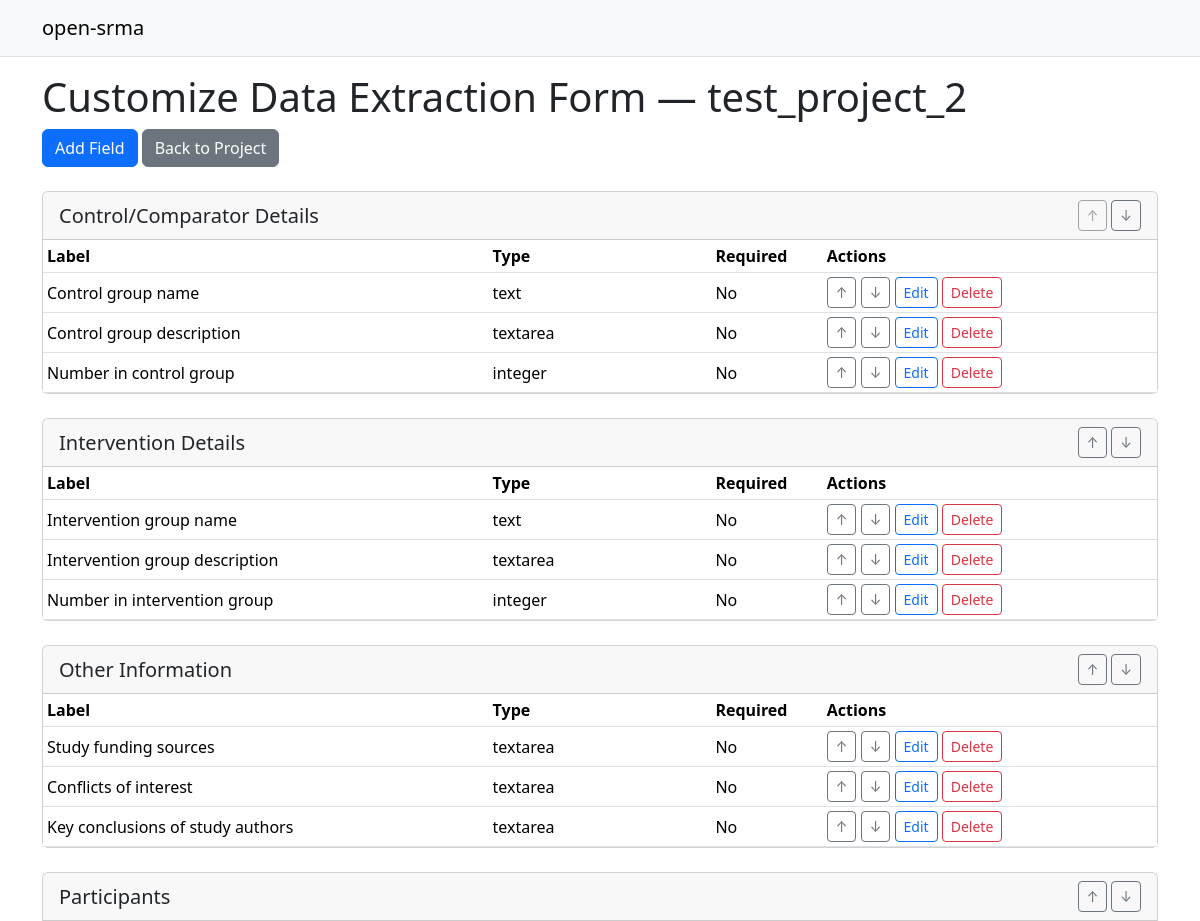
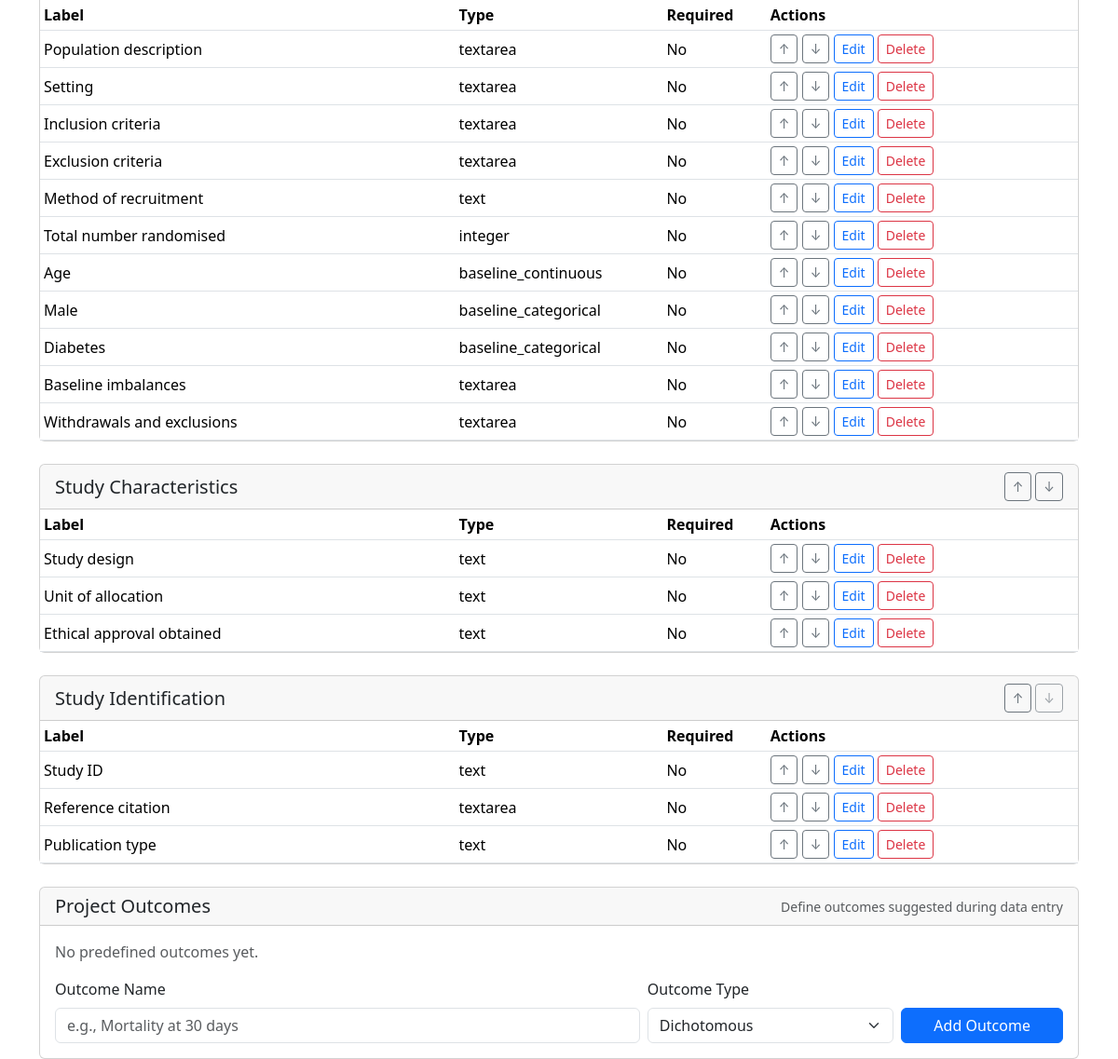
The app's page /project/2/form_fields with its own data (2 pictures, top to bottom).
### app/models.py (models this page shows, shortened)
class Project(db.Model):
    id = db.Column(db.Integer, primary_key=True)
    name = db.Column(db.String(100), nullable=False)
    description = db.Column(db.Text, nullable=True)
    studies = db.relationship('Study', backref='project', lazy='dynamic')
    outcomes = db.relationship(
        'ProjectOutcome',
        backref='project',
        lazy='dynamic',
        cascade="all, delete-orphan",
    )

class CustomFormField(db.Model):
    id = db.Column(db.Integer, primary_key=True)
    project_id = db.Column(db.Integer, db.ForeignKey('project.id'), nullable=False)
    section = db.Column(db.String(100), nullable=False)
    section_order = db.Column(db.Integer, nullable=True)  # preserves original section order
    label = db.Column(db.String(200), nullable=False)
    field_type = db.Column(db.String(50), nullable=False)
    required = db.Column(db.Boolean, default=False, nullable=False)
    sort_order = db.Column(db.Integer, nullable=True)
    help_text = db.Column(db.Text, nullable=True)
    project = db.relationship('Project', backref=db.backref('form_fields', lazy='dynamic', cascade="all, delete-orphan"))

### app/routes.py (the view)
@app.route('/project/<int:project_id>/form_fields')
def list_form_fields(project_id):
    project = Project.query.get_or_404(project_id)
    fields = (
        CustomFormField.query
        .filter_by(project_id=project.id)
        .order_by(
            db.func.coalesce(CustomFormField.section_order, 999999).asc(),
            CustomFormField.section.asc(),
            db.func.coalesce(CustomFormField.sort_order, CustomFormField.id).asc(),
            CustomFormField.id.asc(),
        )
        .all()
    )
    grouped_fields = []
    cur_section = None
    for f in fields:
        if not grouped_fields or grouped_fields[-1]['name'] != f.section:
            grouped_fields.append({'name': f.section, 'fields': []})
        grouped_fields[-1]['fields'].append(f)
    outcomes = project.outcomes.order_by(ProjectOutcome.name.asc()).all()
    outcome_form = OutcomeForm()
    return render_template('form_fields.html', project=project, grouped_fields=grouped_fields, outcomes=outcomes, outcome_form=outcome_form)

### app/forms.py
class OutcomeForm(FlaskForm):
    name = StringField('Outcome Name', validators=[DataRequired()])
    outcome_type = SelectField(
        'Outcome Type',
        choices=[('dichotomous', 'Dichotomous'), ('continuous', 'Continuous')],
        validators=[DataRequired()],
    )
    submit = SubmitField('Add Outcome')

### app/templates/form_fields.html (shortened to what this page needs)
{% extends "base.html" %}
{% block content %}
  <h1>Customize Data Extraction Form — {{ project.name }}</h1>
  <div class="mb-3">
    <a class="btn btn-primary" href="{{ url_for('add_form_field', project_id=project.id) }}">Add Field</a>
    <a class="btn btn-secondary" href="{{ url_for('project_detail', project_id=project.id) }}">Back to Project</a>
  </div>
  {% if grouped_fields %}
    {% for sec in grouped_fields %}
      <div class="card mt-4">
        <div class="card-header d-flex justify-content-between align-items-center">
          <h4 class="mb-0 h5">{{ sec.name }}</h4>
          <div class="d-flex align-items-center gap-1">
            <form method="POST" action="{{ url_for('move_form_section_up', project_id=project.id, section=sec.name) }}" style="display:inline">
              <button class="btn btn-sm btn-outline-secondary" type="submit" title="Move Section Up" {% if loop.first %}disabled{% endif %}>↑</button>
            </form>
            <form method="POST" action="{{ url_for('move_form_section_down', project_id=project.id, section=sec.name) }}" style="display:inline">
              <button class="btn btn-sm btn-outline-secondary" type="submit" title="Move Section Down" {% if loop.last %}disabled{% endif %}>↓</button>
            </form>
          </div>
        </div>
        <div class="card-body p-0">
          <table class="table table-sm align-middle mb-0">
            <thead>
              <tr>
                <th style="width: 40%">Label</th>
                <th style="width: 20%">Type</th>
                <th style="width: 10%">Required</th>
                <th style="width: 30%">Actions</th>
              </tr>
            </thead>
            <tbody>
              {% for f in sec.fields %}
              <tr>
                <td>{{ f.label }}</td>
                <td>{{ f.field_type }}</td>
                <td>{{ 'Yes' if f.required else 'No' }}</td>
                <td>
                  <form method="POST" action="{{ url_for('move_form_field_up', project_id=project.id, field_id=f.id) }}" style="display:inline">
                    <button class="btn btn-sm btn-outline-secondary" type="submit" title="Move Up">↑</button>
                  </form>
                  <form method="POST" action="{{ url_for('move_form_field_down', project_id=project.id, field_id=f.id) }}" style="display:inline">
                    <button class="btn btn-sm btn-outline-secondary" type="submit" title="Move Down">↓</button>
                  </form>
                  <a class="btn btn-sm btn-outline-primary" href="{{ url_for('edit_form_field', project_id=project.id, field_id=f.id) }}">Edit</a>
                  <button class="btn btn-sm btn-outline-danger" type="button" data-bs-toggle="modal" data-bs-target="#confirmDeleteModal" data-delete-url="{{ url_for('delete_form_field', project_id=project.id, field_id=f.id) }}">Delete</button>
                </td>
              </tr>
              {% endfor %}
            </tbody>
          </table>
        </div>
      </div>
    {% endfor %}
  {% else %}
    <p>No fields yet. Use "Add Field" to create your form.</p>
  {% endif %}
  <div class="card mt-4">
    <div class="card-header d-flex justify-content-between align-items-center">
      <h4 class="mb-0 h5">Project Outcomes</h4>
      <span class="text-muted small">Define outcomes suggested during data entry</span>
    </div>
    <div class="card-body">
      {% if outcomes and outcomes|length > 0 %}
        <ul class="list-group mb-3">
          {% for o in outcomes|sort(attribute='name') %}
            <li class="list-group-item d-flex justify-content-between align-items-center">
              <div>
                <span class="fw-semibold">{{ o.name }}</span>
                <span class="badge text-bg-light ms-2">{{ o.outcome_type }}</span>
              </div>
              <form method="POST" action="{{ url_for('delete_project_outcome', project_id=project.id, outcome_id=o.id) }}">
                <input type="hidden" name="csrf_token" value="{{ csrf_token() }}">
                <button type="submit" class="btn btn-sm btn-outline-danger">Delete</button>
              </form>
            </li>
          {% endfor %}
        </ul>
      {% else %}
        <div class="text-muted mb-3">No predefined outcomes yet.</div>
      {% endif %}
      <form method="POST" action="{{ url_for('add_project_outcome', project_id=project.id) }}" class="row g-2 align-items-end">
        <div class="col-12 col-md-7">
          {{ outcome_form.name.label(class="form-label") }}
          {{ outcome_form.name(class="form-control", placeholder="e.g., Mortality at 30 days") }}
        </div>
        <div class="col-12 col-md-3">
          {{ outcome_form.outcome_type.label(class="form-label") }}
          {{ outcome_form.outcome_type(class="form-select") }}
        </div>
        <div class="col-12 col-md-2">
          {{ outcome_form.submit(class="btn btn-primary w-100") }}
        </div>
      </form>
    </div>
  </div>
{% endblock %}

### records on screen
Project: name "test_project_2"
CustomFormField: name "Control/Comparator Details", label "Control group name", field_type "text", required "No"
CustomFormField: label "Control group description", field_type "textarea", required "No"
CustomFormField: label "Number in control group", field_type "integer", required "No"
CustomFormField: name "Intervention Details", label "Intervention group name", field_type "text", required "No"
CustomFormField: label "Intervention group description", field_type "textarea", required "No"
CustomFormField: label "Number in intervention group", field_type "integer", required "No"
CustomFormField: name "Other Information", label "Study funding sources", field_type "textarea", required "No"
CustomFormField: label "Conflicts of interest", field_type "textarea", required "No"
CustomFormField: label "Key conclusions of study authors", field_type "textarea", required "No"
CustomFormField: name "Participants", label "Population description", field_type "textarea", required "No"
CustomFormField: label "Setting", field_type "textarea", required "No"
CustomFormField: label "Inclusion criteria", field_type "textarea", required "No"
CustomFormField: label "Exclusion criteria", field_type "textarea", required "No"
CustomFormField: label "Method of recruitment", field_type "text", required "No"
CustomFormField: label "Total number randomised", field_type "integer", required "No"
CustomFormField: label "Age", field_type "baseline_continuous", required "No"
CustomFormField: label "Male", field_type "baseline_categorical", required "No"
CustomFormField: label "Diabetes", field_type "baseline_categorical", required "No"
CustomFormField: label "Baseline imbalances", field_type "textarea", required "No"
CustomFormField: label "Withdrawals and exclusions", field_type "textarea", required "No"
CustomFormField: name "Study Characteristics", label "Study design", field_type "text", required "No"
CustomFormField: label "Unit of allocation", field_type "text", required "No"
CustomFormField: label "Ethical approval obtained", field_type "text", required "No"
CustomFormField: name "Study Identification", label "Study ID", field_type "text", required "No"
CustomFormField: label "Reference citation", field_type "textarea", required "No"
CustomFormField: label "Publication type", field_type "text", required "No"

### other values on screen
{{ outcome_form.name.label(class="form-label") }} "Outcome Name"
{{ outcome_form.outcome_type.label(class="form-label") }} "Outcome Type"
